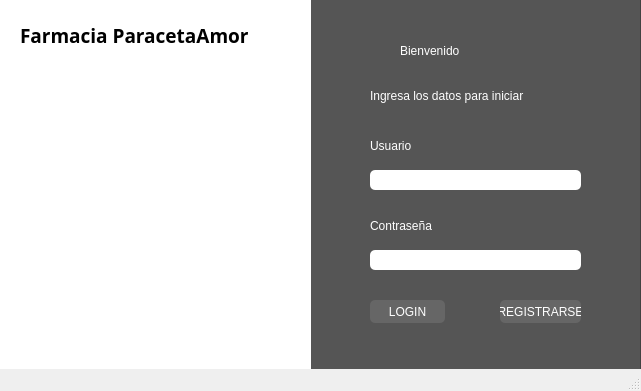
<?xml version="1.0" encoding="UTF-8"?>
<ui version="4.0">
 <class>MainWindow</class>
 <widget class="QMainWindow" name="MainWindow">
  <property name="geometry">
   <rect>
    <x>0</x>
    <y>0</y>
    <width>641</width>
    <height>391</height>
   </rect>
  </property>
  <property name="minimumSize">
   <size>
    <width>0</width>
    <height>0</height>
   </size>
  </property>
  <property name="maximumSize">
   <size>
    <width>641</width>
    <height>391</height>
   </size>
  </property>
  <property name="baseSize">
   <size>
    <width>0</width>
    <height>0</height>
   </size>
  </property>
  <property name="windowTitle">
   <string>Menú</string>
  </property>
  <widget class="QWidget" name="centralwidget">
   <widget class="QFrame" name="frame">
    <property name="enabled">
     <bool>true</bool>
    </property>
    <property name="geometry">
     <rect>
      <x>-20</x>
      <y>-10</y>
      <width>661</width>
      <height>381</height>
     </rect>
    </property>
    <property name="minimumSize">
     <size>
      <width>661</width>
      <height>381</height>
     </size>
    </property>
    <property name="maximumSize">
     <size>
      <width>661</width>
      <height>381</height>
     </size>
    </property>
    <property name="styleSheet">
     <string notr="true">QObject{
	background-color: #555;
}</string>
    </property>
    <property name="frameShape">
     <enum>QFrame::StyledPanel</enum>
    </property>
    <property name="frameShadow">
     <enum>QFrame::Raised</enum>
    </property>
    <widget class="QLabel" name="label">
     <property name="geometry">
      <rect>
       <x>20</x>
       <y>10</y>
       <width>311</width>
       <height>381</height>
      </rect>
     </property>
     <property name="styleSheet">
      <string notr="true">QObject{
	background-color: white;
}</string>
     </property>
     <property name="text">
      <string/>
     </property>
     <property name="pixmap">
      <pixmap>../../../Downloads/rocky-linux-icon.png</pixmap>
     </property>
    </widget>
    <widget class="QLabel" name="lbl_titulo">
     <property name="geometry">
      <rect>
       <x>420</x>
       <y>40</y>
       <width>151</width>
       <height>41</height>
      </rect>
     </property>
     <property name="styleSheet">
      <string notr="true">QObject{
	color: white;
	font: 900 19pt &quot;Arial&quot;;
	
}</string>
     </property>
     <property name="text">
      <string>Bienvenido</string>
     </property>
    </widget>
    <widget class="QLabel" name="lbl_description">
     <property name="geometry">
      <rect>
       <x>390</x>
       <y>90</y>
       <width>211</width>
       <height>31</height>
      </rect>
     </property>
     <property name="styleSheet">
      <string notr="true">color: white;
font: 700 10pt &quot;Arial&quot;;</string>
     </property>
     <property name="text">
      <string>Ingresa los datos para iniciar</string>
     </property>
    </widget>
    <widget class="QLineEdit" name="txt_user">
     <property name="geometry">
      <rect>
       <x>390</x>
       <y>180</y>
       <width>211</width>
       <height>20</height>
      </rect>
     </property>
     <property name="styleSheet">
      <string notr="true">color: black;
font: 75 10pt &quot;Arial&quot;;
background-color: white;
border-radius: 5px;
</string>
     </property>
    </widget>
    <widget class="QLabel" name="lbl_user">
     <property name="geometry">
      <rect>
       <x>390</x>
       <y>145</y>
       <width>51</width>
       <height>21</height>
      </rect>
     </property>
     <property name="styleSheet">
      <string notr="true">color:White;
font: 75 10pt &quot;Arial&quot;;</string>
     </property>
     <property name="text">
      <string>Usuario</string>
     </property>
    </widget>
    <widget class="QLabel" name="lbl_password">
     <property name="geometry">
      <rect>
       <x>390</x>
       <y>220</y>
       <width>71</width>
       <height>31</height>
      </rect>
     </property>
     <property name="styleSheet">
      <string notr="true">color:White;
font: 75 10pt &quot;Arial&quot;;</string>
     </property>
     <property name="text">
      <string>Contraseña</string>
     </property>
    </widget>
    <widget class="QLineEdit" name="txt_password">
     <property name="geometry">
      <rect>
       <x>390</x>
       <y>260</y>
       <width>211</width>
       <height>20</height>
      </rect>
     </property>
     <property name="styleSheet">
      <string notr="true">color: black;
font: 75 10pt &quot;Arial&quot;;
background-color: white;
border-radius: 5px;
</string>
     </property>
     <property name="text">
      <string/>
     </property>
     <property name="echoMode">
      <enum>QLineEdit::Password</enum>
     </property>
    </widget>
    <widget class="QPushButton" name="btn_login">
     <property name="geometry">
      <rect>
       <x>390</x>
       <y>310</y>
       <width>75</width>
       <height>23</height>
      </rect>
     </property>
     <property name="cursor">
      <cursorShape>PointingHandCursor</cursorShape>
     </property>
     <property name="styleSheet">
      <string notr="true">QObject{
	color:White;
	background-color: #666;
	border-radius: 5px;
}
QObject:hover{
	background-color: #222;
}</string>
     </property>
     <property name="text">
      <string>LOGIN</string>
     </property>
    </widget>
    <widget class="QLabel" name="label_2">
     <property name="geometry">
      <rect>
       <x>390</x>
       <y>290</y>
       <width>211</width>
       <height>16</height>
      </rect>
     </property>
     <property name="styleSheet">
      <string notr="true">color:White;
font: 75 10pt &quot;Arial&quot;;</string>
     </property>
     <property name="text">
      <string/>
     </property>
    </widget>
    <widget class="QLabel" name="lbl_titulo_menu">
     <property name="geometry">
      <rect>
       <x>40</x>
       <y>30</y>
       <width>261</width>
       <height>31</height>
      </rect>
     </property>
     <property name="font">
      <font>
       <family>Arial Black</family>
       <pointsize>14</pointsize>
       <weight>99</weight>
       <italic>false</italic>
       <bold>true</bold>
      </font>
     </property>
     <property name="styleSheet">
      <string notr="true">QObject{
	background-color: white;
	font: 900 14pt &quot;Arial Black&quot;;
}</string>
     </property>
     <property name="text">
      <string>Farmacia ParacetaAmor</string>
     </property>
    </widget>
    <widget class="QPushButton" name="btn_registrar">
     <property name="geometry">
      <rect>
       <x>520</x>
       <y>310</y>
       <width>81</width>
       <height>23</height>
      </rect>
     </property>
     <property name="cursor">
      <cursorShape>PointingHandCursor</cursorShape>
     </property>
     <property name="styleSheet">
      <string notr="true">QObject{
	color:White;
	background-color: #666;
	border-radius: 5px;
}
QObject:hover{
	background-color: #222;
}</string>
     </property>
     <property name="text">
      <string>REGISTRARSE</string>
     </property>
    </widget>
   </widget>
  </widget>
  <widget class="QMenuBar" name="menubar">
   <property name="geometry">
    <rect>
     <x>0</x>
     <y>0</y>
     <width>641</width>
     <height>21</height>
    </rect>
   </property>
  </widget>
  <widget class="QStatusBar" name="statusbar"/>
 </widget>
 <resources/>
 <connections/>
</ui>
